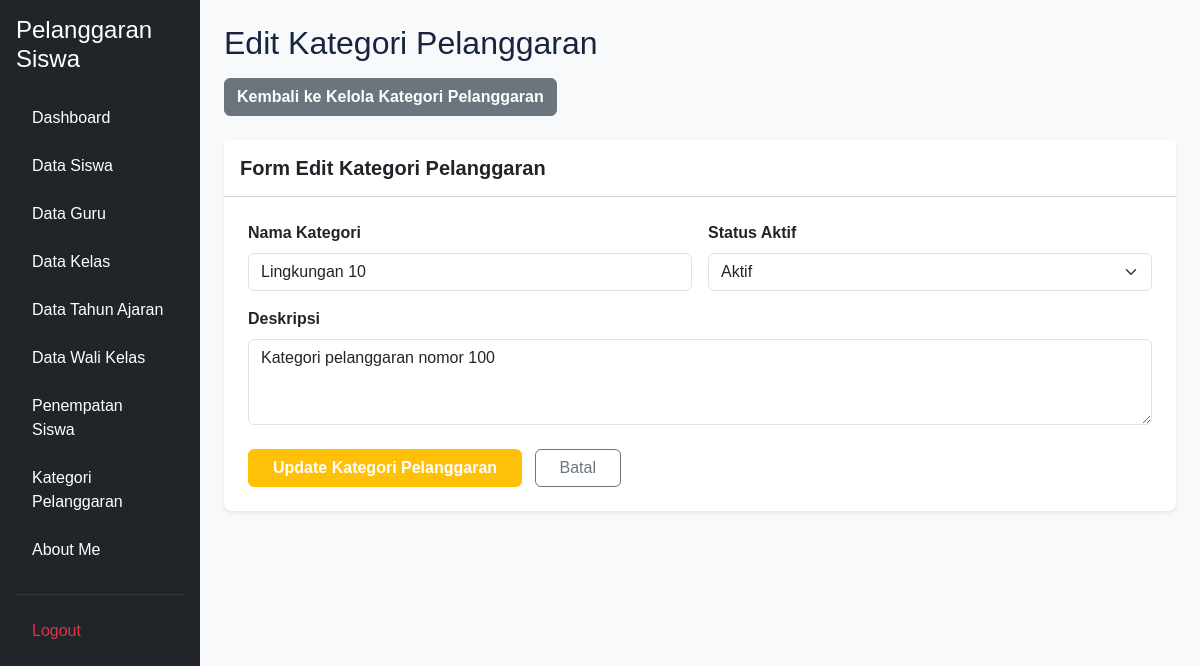
The page /edit_pelanggaran_kategori.php?id=100 (signed in) on the database its author committed.
### tables this page shows
CREATE TABLE `t_pelanggaran_kategori` (
  `id` int(11) NOT NULL,
  `nama` varchar(100) DEFAULT NULL,
  `deskripsi` text NOT NULL,
  `status_aktif` tinyint(1) NOT NULL,
  `created_at` timestamp NOT NULL DEFAULT current_timestamp(),
  `updated_at` timestamp NOT NULL DEFAULT current_timestamp()
);

### edit_pelanggaran_kategori.php (the view, shortened to what this page needs)
<?php
include 'config/koneksi.php';
$id = (int) ($_GET['id'] ?? 0);
$stmt = mysqli_prepare(
    $koneksi,
    "SELECT * FROM t_pelanggaran_kategori WHERE id = ?"
);
mysqli_stmt_bind_param($stmt, "i", $id);
mysqli_stmt_execute($stmt);
$hasil = mysqli_stmt_get_result($stmt);
$data = mysqli_fetch_assoc($hasil);
?>
<!DOCTYPE html>
<html lang="id">
<head>
    <link href="https://cdn.jsdelivr.net/npm/bootstrap@5.3.3/dist/css/bootstrap.min.css" rel="stylesheet">
    <link rel="stylesheet" href="layout/style.css">
</head>
<body class="bg-light">
<div class="container-fluid">
    <div class="row">
        <?php include 'layout/sidebar.php'; ?>
        <main class="col-md-9 ms-sm-auto col-lg-10 p-4">
            <div class="d-flex justify-content-between align-items-center mb-3">
                <h1 class="h2 m-0">Edit Kategori Pelanggaran</h1>
            </div>
            <div class="mb-4">
                <a href="kelola_pelanggaran_kategori.php" class="btn btn-secondary fw-semibold">
                    Kembali ke Kelola Kategori Pelanggaran
                </a>
            </div>
            <div class="card shadow-sm border-0 rounded-3 mb-5">
                <div class="card-header bg-white py-3">
                    <h5 class="card-title m-0 fw-bold">Form Edit Kategori Pelanggaran</h5>
                </div>
                <div class="card-body p-4">
                    <form action="proses_edit_pelanggaran_kategori.php" method="POST">
                        <div class="row g-3">
                            <div class="col-md-6">
                                <label class="form-label fw-semibold">Nama Kategori</label>
                                <input type="text"
                                       name="nama"
                                       class="form-control"
                                       value="<?= htmlspecialchars($data['nama']); ?>"
                                       placeholder="Contoh: Pelanggaran Ringan"
                                       required>
                            </div>
                            <div class="col-md-6">
                                <label class="form-label fw-semibold">Status Aktif</label>
                                <select name="status_aktif" class="form-select" required>
                                    <option value="1" <?= ($data['status_aktif'] == 1) ? 'selected' : ''; ?>>
                                        Aktif
                                    </option>
                                </select>
                            </div>
                            <div class="col-12">
                                <label class="form-label fw-semibold">Deskripsi</label>
                                <textarea name="deskripsi"
                                          class="form-control"
                                          rows="3"
                                          placeholder="Masukkan deskripsi kategori..."><?= htmlspecialchars($data['deskripsi'] ?? ''); ?></textarea>
                            </div>
                            <div class="col-12 mt-4">
                                <button type="submit" class="btn btn-warning px-4 fw-semibold text-white">
                                    Update Kategori Pelanggaran
                                </button>
                                <a href="kelola_pelanggaran_kategori.php" class="btn btn-outline-secondary px-4 ms-2">
                                    Batal
                                </a>
                            </div>
                        </div>
                    </form>
                </div>
            </div>
        </main>
    </div>
</div>
</body>
</html>

### layout/style.css (style rules this page uses)
:root { --primary: #3659d9; --navy: #17233f; --background: #f4f6fb; --text-muted: #778198; --border: #e8ecf4; }
* { box-sizing: border-box; }
body { margin: 0; font-family: 'Poppins', sans-serif; background: var(--background); color: var(--navy); }

### rows shown on the page
t_pelanggaran_kategori: nama "Lingkungan 10", status_aktif "Aktif", deskripsi "Kategori pelanggaran nomor 100"
